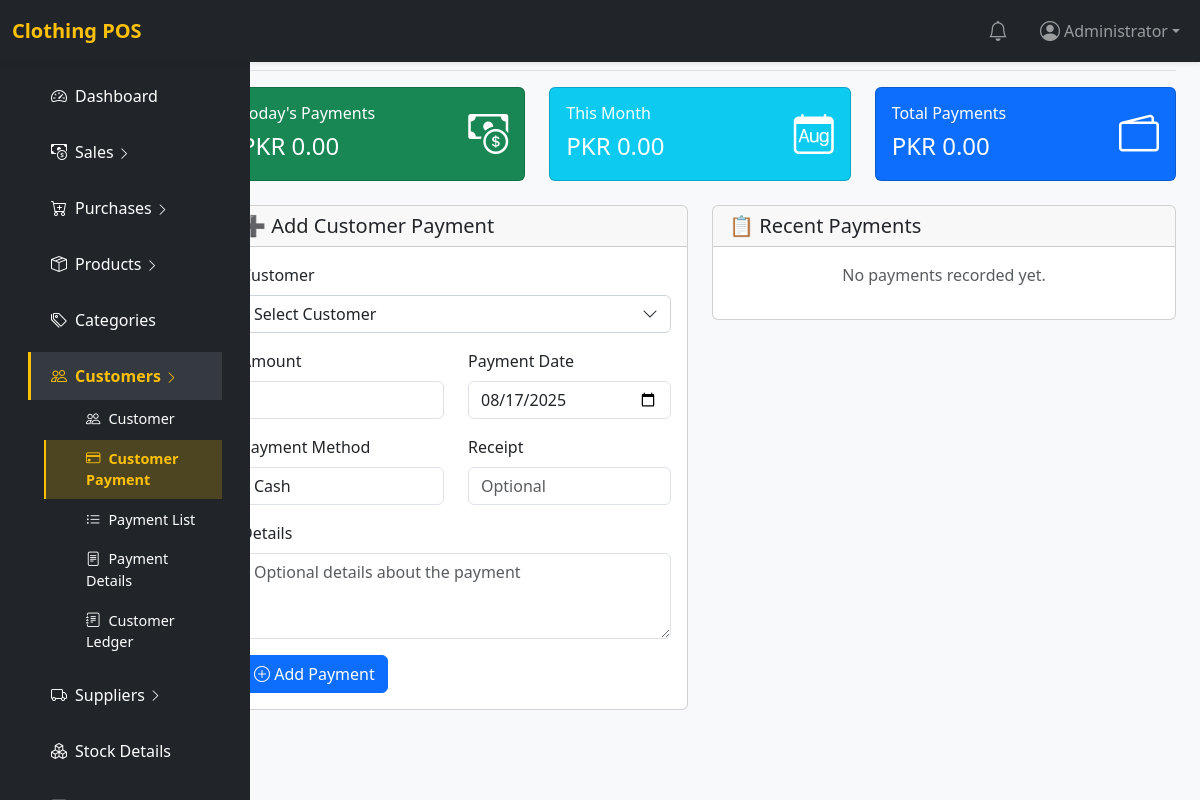
The page /customer_payment.php (signed in) on the database as committed earlier.
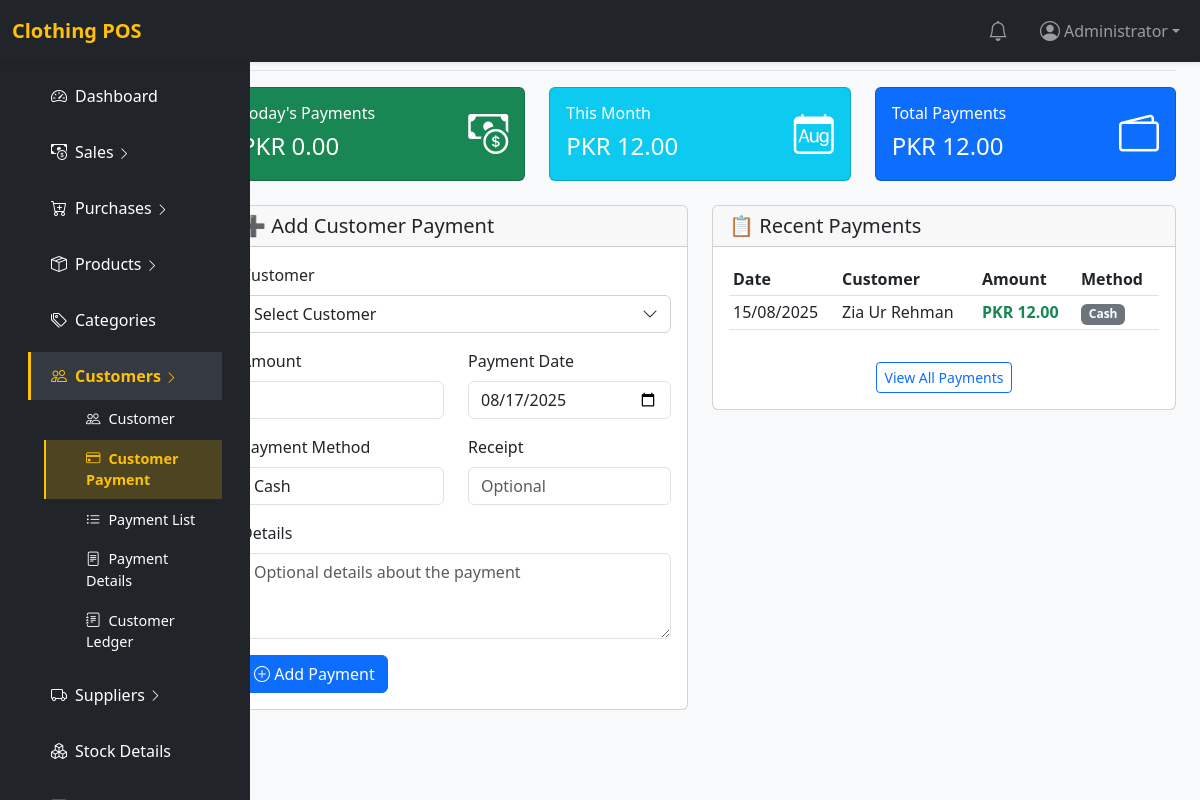
The same page on the database as committed later.
### tables this page shows
CREATE TABLE `customer_payment` (
  `id` int(11) NOT NULL,
  `sale_id` int(11) NOT NULL DEFAULT 0,
  `customer_id` int(11) NOT NULL,
  `payment_method_id` int(11) NOT NULL,
  `paid` decimal(15,2) NOT NULL,
  `payment_date` date NOT NULL,
  `details` varchar(255) DEFAULT NULL,
  `receipt` varchar(255) DEFAULT NULL,
  `created_at` timestamp NOT NULL DEFAULT current_timestamp()
);

CREATE TABLE `customer` (
  `id` int(11) NOT NULL,
  `name` varchar(100) DEFAULT NULL,
  `address` varchar(255) NOT NULL,
  `mobile` varchar(30) NOT NULL,
  `email` varchar(100) NOT NULL,
  `opening_balance` decimal(15,2) NOT NULL DEFAULT 0.00,
  `status` tinyint(1) NOT NULL DEFAULT 1,
  `created_at` timestamp NOT NULL DEFAULT current_timestamp()
);

CREATE TABLE `payment_method` (
  `id` int(11) NOT NULL,
  `method` varchar(100) NOT NULL,
  `status` tinyint(1) NOT NULL DEFAULT 1,
  `created_at` timestamp NOT NULL DEFAULT current_timestamp()
);

### customer_payment.php (the view, shortened to what the changed rows need)
<?php
require_once 'includes/config.php';
$recent_payments = $pdo->query("
    SELECT cp.*, c.name as customer_name, pm.method as payment_method_name
    FROM customer_payment cp
    LEFT JOIN customer c ON cp.customer_id = c.id
    LEFT JOIN payment_method pm ON cp.payment_method_id = pm.id
    ORDER BY cp.payment_date DESC
    LIMIT 10
")->fetchAll(PDO::FETCH_ASSOC);
$total_payments = 0;
$month_payments = 0;
foreach ($recent_payments as $payment) {
    $total_payments += $payment['paid'];
    if (date('Y-m', strtotime($payment['payment_date'])) == date('Y-m')) {
        $month_payments += $payment['paid'];
    }
}
include 'includes/header.php';
?>
<div class="container-fluid">
    <div class="row">
        <main class="col-md-9 ms-sm-auto col-lg-10 px-md-4">
            <div class="d-flex justify-content-between flex-wrap flex-md-nowrap align-items-center pt-3 pb-2 mb-3 border-bottom">
                <h1 class="h2">💰 Customer Payment</h1>
            </div>
            <div class="row mb-4">
                <div class="col-md-4">
                    <div class="card text-white bg-info">
                        <div class="card-body">
                            <div class="d-flex justify-content-between">
                                <div>
                                    <h6 class="card-title">This Month</h6>
                                    <h4 class="mb-0">PKR <?= number_format($month_payments, 2) ?></h4>
                                </div>
                            </div>
                        </div>
                    </div>
                </div>
                <div class="col-md-4">
                    <div class="card text-white bg-primary">
                        <div class="card-body">
                            <div class="d-flex justify-content-between">
                                <div>
                                    <h6 class="card-title">Total Payments</h6>
                                    <h4 class="mb-0">PKR <?= number_format($total_payments, 2) ?></h4>
                                </div>
                            </div>
                        </div>
                    </div>
                </div>
            </div>
            <div class="row">
                <div class="col-md-6">
                    <div class="card">
                        <div class="card-body">
                            <?php if (empty($recent_payments)): ?>
                                <p class="text-muted text-center">No payments recorded yet.</p>
                            <?php else: ?>
                                <div class="table-responsive">
                                    <table class="table table-sm">
                                        <thead>
                                            <tr>
                                                <th>Date</th>
                                                <th>Customer</th>
                                                <th>Amount</th>
                                                <th>Method</th>
                                            </tr>
                                        </thead>
                                        <tbody>
                                            <?php foreach ($recent_payments as $payment): ?>
                                                <tr>
                                                    <td><?= date('d/m/Y', strtotime($payment['payment_date'])) ?></td>
                                                    <td><?= htmlspecialchars($payment['customer_name']) ?></td>
                                                                                                <td class="fw-bold text-success">PKR <?= number_format($payment['paid'], 2) ?></td>
                                            <td><span class="badge bg-secondary"><?= htmlspecialchars($payment['payment_method_name'] ?: 'N/A') ?></span></td>
                                                </tr>
                                            <?php endforeach; ?>
                                        </tbody>
                                    </table>
                                </div>
                                <div class="text-center mt-3">
                                    <a href="customer_payment_list.php" class="btn btn-outline-primary btn-sm">
                                        View All Payments
                                    </a>
                                </div>
                            <?php endif; ?>
                        </div>
                    </div>
                </div>
            </div>
        </main>
    </div>
</div>
<?php include 'includes/footer.php'; ?>

Rows that differ between the two databases and show on the page:
added customer_payment: payment_date "15/08/2025", customer.name "Zia Ur Rehman", paid "12.00", payment_method.method "Cash"
Other text that changed with them:
$month_payments: "0.00" → "12.00"
$total_payments: "0.00" → "12.00"
text no longer shown: "No payments recorded yet."
text now shown: "Date Customer Amount Method View All Payments"
